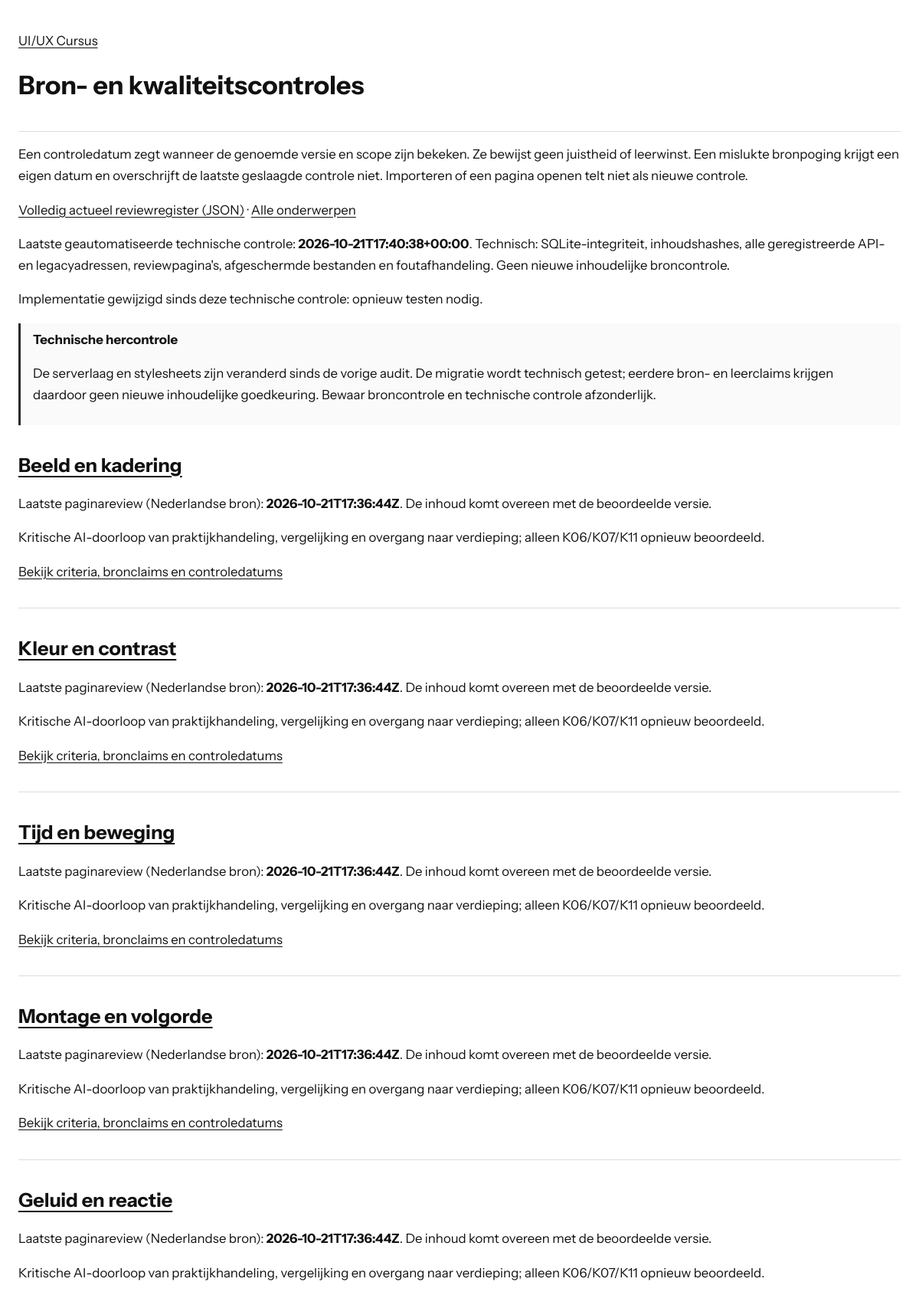
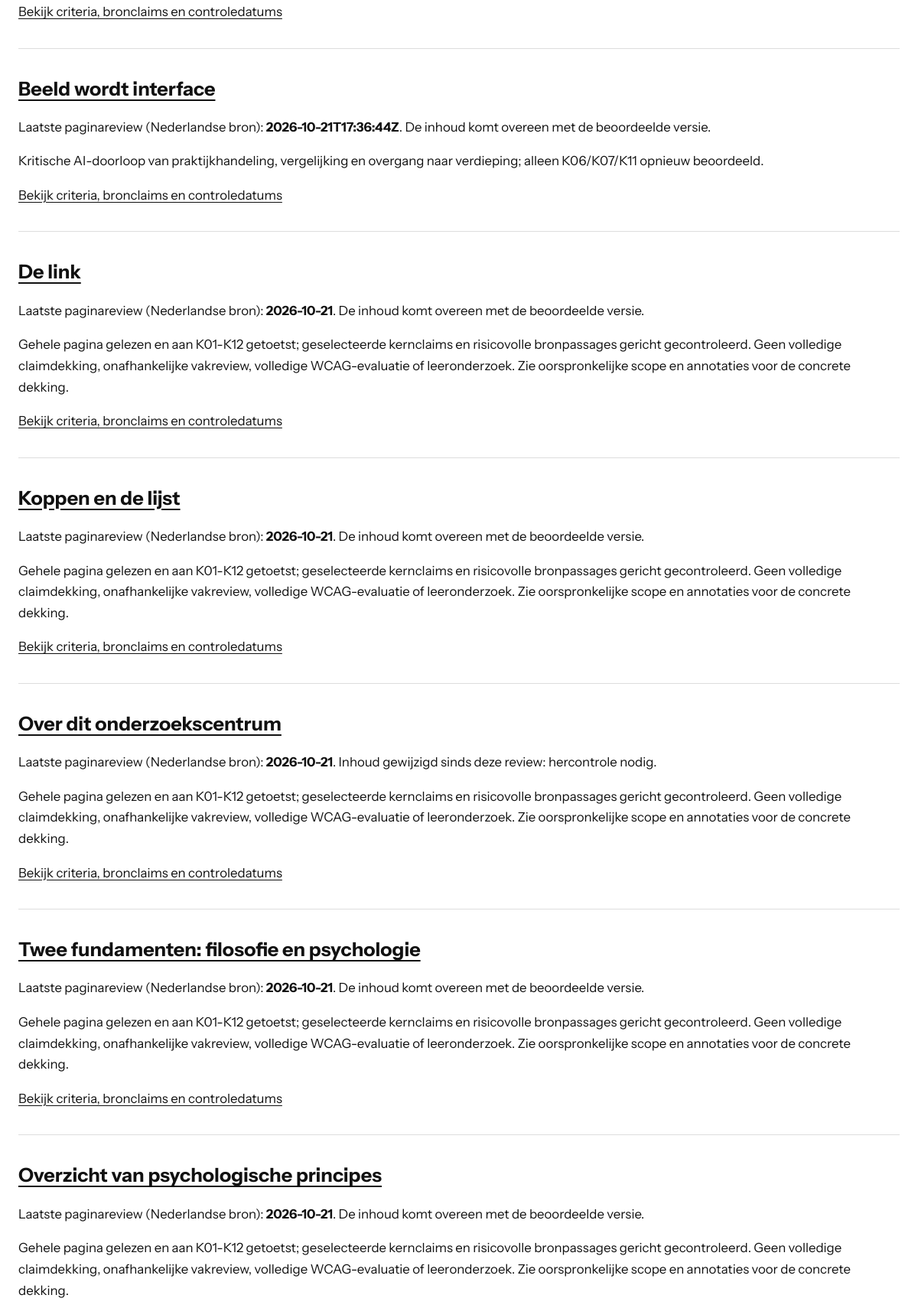
The app's page /checks.php (upper part) with its own data (2 pictures, top to bottom).
### tables this page shows
CREATE TABLE metadata (key TEXT PRIMARY KEY, value TEXT NOT NULL);

CREATE TABLE page_reviews (
    topic_id TEXT PRIMARY KEY REFERENCES topics(id), review_json TEXT NOT NULL,
    last_checked_at TEXT, checked_hash TEXT NOT NULL
);

### lib/course.php (called while the page is built, shortened)
<?php
function course_decode(string $value): array
{
    return json_decode($value, true, 512, JSON_THROW_ON_ERROR);
}
function course_meta(PDO $db, string $key): array
{
    $q = $db->prepare('SELECT value FROM metadata WHERE key = ?');
    $q->execute([$key]);
    $value = $q->fetchColumn();
    return $value === false ? [] : course_decode($value);
}
function course_topics(PDO $db): array
{
    $q = $db->prepare('SELECT id, metadata_json FROM topics ORDER BY position');
    $q->execute();
    return array_map(static function (array $row): array {
        $topic = course_decode($row['metadata_json']);
        $topic['contentFile'] = 'api.php?resource=content&id=' . rawurlencode($row['id']) . '&lang=nl';
        return $topic;
    }, $q->fetchAll());
}
function course_review(PDO $db, string $id): ?array
{
    $q = $db->prepare('SELECT p.*, c.content_hash FROM page_reviews p JOIN contents c ON c.topic_id=p.topic_id AND c.lang=? WHERE p.topic_id=?');
    $q->execute(['nl', $id]);
    $row = $q->fetch();
    $review = course_decode($row['review_json']);
    $review['review_language'] = 'nl';
    $review['last_checked_at'] = $row['last_checked_at'];
    $review['checked_hash'] = $row['checked_hash'];
    $review['current_hash'] = $row['content_hash'];
    $review['needs_content_review'] = $row['checked_hash'] !== $row['content_hash'];
    $q = $db->prepare('SELECT * FROM criterion_checks WHERE topic_id=? ORDER BY criterion');
    $q->execute([$id]);
    foreach ($q as $item) {
        $review['criteria'][$item['criterion']] = [
            'status' => $item['status'], 'evidence' => $item['evidence'],
            'last_checked_at' => $item['last_checked_at'], 'checked_hash' => $item['checked_hash'],
            'needs_review' => $item['checked_hash'] !== $row['content_hash'],
        ];
    }
    $q = $db->prepare('SELECT * FROM claims WHERE topic_id=? ORDER BY id');
    $q->execute([$id]);
    $review['claims'] = [];
    foreach ($q as $item) {
        $claim = course_decode($item['claim_json']);
        $claim['verification'] = $item['verification'];
        $claim['last_attempted_at'] = $item['last_attempted_at'];
        $claim['last_checked_at'] = $item['last_checked_at'];
        $claim['checked_hash'] = $item['checked_hash'];
        $claim['needs_review'] = $item['last_checked_at'] === null || $item['checked_hash'] !== $row['content_hash'];
        $review['claims'][] = $claim;
    }
    return $review;
}
function course_dependencies(PDO $db): array
{
    $expected = course_meta($db, 'audit')['dependency_hashes'] ?? [];
    $result = [];
    foreach ($expected as $file => $hash) {
        $path = COURSE_ROOT . '/' . $file;
        $current = is_file($path) ? hash_file('sha256', $path) : null;
        $result[] = ['file' => $file, 'checked_hash' => $hash, 'current_hash' => $current, 'needs_review' => $current !== $hash];
    }
    return $result;
}
function course_reviews(PDO $db): array
{
    $audit = course_meta($db, 'audit');
    $audit['records'] = [];
    $audit['claim_status_counts'] = [];
    foreach (course_topics($db) as $topic) {
        $review = course_review($db, $topic['id']);
        foreach ($review['claims'] as $claim) {
            $status = $claim['verification'];
            $audit['claim_status_counts'][$status] = ($audit['claim_status_counts'][$status] ?? 0) + 1;
        }
        $audit['records'][] = $review;
    }
    $audit['dependency_review'] = course_dependencies($db);
    $audit['original_audit_counts'] = ['pages' => $audit['page_count'] ?? null, 'criteria' => $audit['criterion_record_count'] ?? null];
    $audit['page_count'] = count($audit['records']);
    $audit['claim_annotation_count'] = array_sum($audit['claim_status_counts']);
    $audit['criterion_record_count'] = array_sum(array_map(static fn(array $record): int => count($record['criteria']), $audit['records']));
    $audit['unreviewed_page_count'] = count(array_filter($audit['records'], static fn(array $record): bool => $record['last_checked_at'] === null));
    $audit['scope_note'] = 'De oorspronkelijke auditscope betreft het archief van 53 pagina’s. De zes praktijkonderwerpen hebben afzonderlijke scope, controledatums en open punten.';
    $audit['technical_validation'] = course_meta($db, 'technical_validation');
    $audit['storage'] = 'SQLite; oorspronkelijke reviewdata blijven behouden bij migratie';
    return $audit;
}
function course_e(mixed $text): string
{
    return htmlspecialchars((string)$text, ENT_QUOTES | ENT_SUBSTITUTE, 'UTF-8');
}

### checks.php (the view, shortened to what this page needs)
<?php
require_once __DIR__ . '/lib/course.php';
try {
    $db = course_db();
    $topics = course_topics($db);
    $selected = isset($_GET['topic']) ? course_slug($_GET['topic']) : null;
    $review = $selected !== null ? course_review($db, $selected) : null;
    $reviews = $selected === null ? course_reviews($db)['records'] : [$review];
} catch (Throwable $error) {
    error_log('Course checks: ' . $error->getMessage());
    http_response_code(503);
    exit('De controles zijn tijdelijk niet beschikbaar.');
}
?>
<!doctype html>
<html lang="nl"><head><meta charset="utf-8"><meta name="viewport" content="width=device-width,initial-scale=1">
<title>Bron- en kwaliteitscontroles - UI/UX Cursus</title><link rel="stylesheet" href="styles/checks.css?v=instrument1"></head>
<body><header><a href="index.php">UI/UX Cursus</a><h1>Bron- en kwaliteitscontroles</h1></header><main>
<p>Een controledatum zegt wanneer de genoemde versie en scope zijn bekeken. Ze bewijst geen juistheid of leerwinst. Een mislukte bronpoging krijgt een eigen datum en overschrijft de laatste geslaagde controle niet. Importeren of een pagina openen telt niet als nieuwe controle.</p>
<p><a href="api.php?resource=reviews">Volledig actueel reviewregister (JSON)</a> · <a href="checks.php">Alle onderwerpen</a></p>
<?php $technical = course_meta($db, 'technical_validation'); if ($technical): ?>
<p>Laatste geautomatiseerde technische controle: <strong><?= course_e($technical['validated_at']) ?></strong>. <?= course_e($technical['scope']) ?></p>
<?php $technicalChanged = array_filter($technical['file_hashes'], static fn(string $hash, string $file): bool => !is_file(COURSE_ROOT . '/' . $file) || hash_file('sha256', COURSE_ROOT . '/' . $file) !== $hash, ARRAY_FILTER_USE_BOTH); if ($technicalChanged): ?><p>Implementatie gewijzigd sinds deze technische controle: opnieuw testen nodig.</p><?php endif; ?>
<?php endif; ?>
<?php $changed = array_filter(course_dependencies($db), static fn(array $r): bool => $r['needs_review']); ?>
<?php if ($changed): ?><aside><strong>Technische hercontrole</strong><p>De serverlaag en stylesheets zijn veranderd sinds de vorige audit. De migratie wordt technisch getest; eerdere bron- en leerclaims krijgen daardoor geen nieuwe inhoudelijke goedkeuring. Bewaar broncontrole en technische controle afzonderlijk.</p></aside><?php endif; ?>
<?php foreach ($reviews as $item): ?>
<section><h2><a href="index.php?topic=<?= course_e($item['id']) ?>#<?= course_e($item['id']) ?>"><?= course_e(array_values(array_filter($topics, static fn(array $t): bool => $t['id'] === $item['id']))[0]['titel']) ?></a></h2>
<p>Laatste paginareview (Nederlandse bron): <strong><?= course_e($item['last_checked_at'] ?? 'nog niet gecontroleerd') ?></strong>. <?= !$item['last_checked_at'] ? 'Nog niet inhoudelijk beoordeeld.' : ($item['needs_content_review'] ? 'Inhoud gewijzigd sinds deze review: hercontrole nodig.' : 'De inhoud komt overeen met de beoordeelde versie.') ?></p>
<p><?= course_e($item['review_scope'] ?? '') ?></p>
<?php if ($selected === null): ?><p><a href="checks.php?topic=<?= course_e($item['id']) ?>">Bekijk criteria, bronclaims en controledatums</a></p><?php endif; ?></section>
<?php endforeach; ?>
</main></body></html>

### styles/checks.css (style rules this page uses)
:root { color-scheme: light; }
body { max-width: 76rem; margin: auto; padding: 1.5rem; color: #111; background: white; font: 1.05rem/1.65 "Instrument Sans",system-ui,sans-serif; }
h1,h2,h3,h4 { font-family: "Instrument Sans",system-ui,sans-serif; line-height: 1.25; overflow-wrap: anywhere; }
header,section,article { padding-block: 1rem; border-bottom: 1px solid #ddd; }
a { color: inherit; text-underline-offset: .2em; }
aside { border-left: 3px solid #292929; padding: .5rem 1rem; background: #fafafa; }

### records on screen
metadata: value "2026-10-21T17:40:38+00:00", value "Technisch: SQLite-integriteit, inhoudshashes, alle geregistreerde API- en legacyadressen, reviewpagina's, afgeschermde bestanden en foutafhandeling. Geen nieuwe inhoudelijke broncontrole."
page_reviews: topic_id "Over dit onderzoekscentrum", last_checked_at "2026-10-21", shows "Inhoud gewijzigd sinds deze review: hercontrole nodig.", review_scope "Gehele pagina gelezen en aan K01-K12 getoetst; geselecteerde kernclaims en risicovolle bronpassages gericht gecontroleerd. Geen volledige claimdekking, onafhankelijke vakreview, volledige WCAG-evaluatie of leeronderzoek. Zie oorspronkelijke scope en annotaties voor de concrete dekking."

### other values on screen
course_e($item['last_checked_at'] ?? 'nog niet gecontroleerd') "2026-10-21T17:36:44Z"
course_e($item['review_scope'] ?? '') "Kritische AI-doorloop van praktijkhandeling, vergelijking en overgang naar verdieping; alleen K06/K07/K11 opnieuw beoordeeld."
course_e($item['last_checked_at'] ?? 'nog niet gecontroleerd') "2026-10-21"
